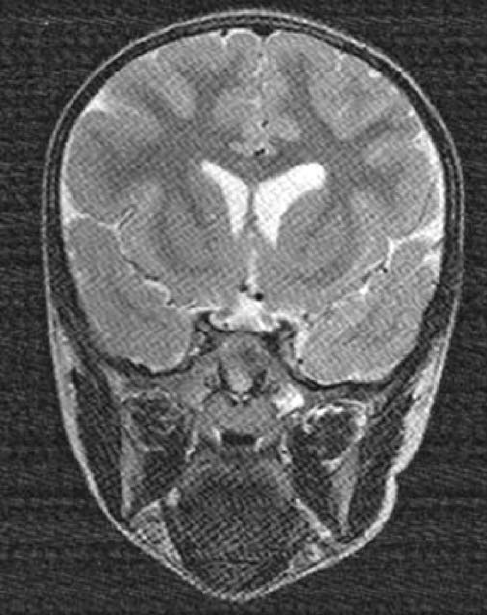
#> input picture lect04_Fourier_transform/brain.png, 487 x 615 px
$ jupyter execute --allow-errors lect4_Fourier_transform.ipynb
#> lines starting #> are read from the running program, lines starting #| are printed output that depends on the picture; after the words box and inside, x2 and y2 are one past the last pixel; in counts of white or black regions, pixels touching at a corner belong together
[cell 1]
import numpy as np
import matplotlib.pyplot as plt
import matplotlib.cm as cm

sin function เหมือน cos

[cell 2]
plt.close('all')

[cell 3]
x = np.arange(0, 4*np.pi, 1.0)

[cell 4]
#first sine funt
y1 = np.sin(x)
y2 = np.cos(x)
y3 = np.sin((np.pi/2)-x)

[cell 5]
#Three subplots sharing both x/y axes
f, (ax1,ax2,ax3) = plt.subplots(3, sharex = True, sharey = True)
ax1.plot(x,y1,color='b')
ax1.set_title('Sin function', fontsize = 18)
ax2.plot(x,y1,color='g')
ax2.set_title('Cos function', fontsize = 18)
ax3.plot(x,y1,color='r')
ax3.set_title('Shift Sin function 90 degree', fontsize = 18)
plt.show()
#> figure, not shown here; panel 3: curve peaks at x = 8, y = 0.989

รวมsin and cosin ความถี่ต่าง

[cell 6]
y_1 = np.sin(x)
y_2 = (1/3)*np.sin(3*x)
y_3 = y_1+y_2

[cell 7]
x2 = np.arange(0, 4*np.pi, 0.1)

[cell 8]
#Three subplots sharing both x/y axes
f, (ax1, ax2, ax3) = plt.subplots(3, sharex=True, sharey=True)
#> (the rest of this cell did not finish here and is left out)

1D Fourier transformation

[cell 9]
plt.close('all') #Close all plot
#Initialize parameter
w = np.pi/2
a=0
signal = []
scale = 0.0001

[cell 10]
#Give range of time from -4pi to 4pi
t= np.arange(-4*np.pi, 4*np.pi, scale)

#Computer function f
for i in np.nditer(t):
  a = a+1
  if (i>= -w/2) and (i<=w/2):
    y=1
  else:
    y=0
  signal.append(y)

x = np.array(signal)

#Theorical
f_theory = 1/t
y_theory = (w/(np.pi*w*f_theory))*np.sin(np.pi*w*f_theory)

#Simulation
dt = t[1]-t[0]
y_simulation = np.fft.fft(x)
f_simulation = np.fft.fftfreq(x.size, d=dt)

[cell 11]
#Three plots
fig = plt.figure(1, figsize=(10,8),frameon=False)
ax1 = fig.add_subplot(131)
ax1.plot(t,x)
ax1.set_xlabel('t',fontsize=18)
ax1.set_ylabel('x(t)', fontsize=18)
ax1.set_title('Original Signal', fontsize=18)
ax1.set_xlim(-10,10) #adjust the max leaving min unchanged

ax2 = fig.add_subplot(132)
ax2.plot(f_theory, np.abs(y_theory),color='g')
ax2.set_xlabel('freq',fontsize=18)
ax2.set_ylabel('Theory_Absolute Y(f)', fontsize=18)
ax2.set_xlim(-5,5)
ax2.set_title('Theory', fontsize=24) #adjust the max leaving min unchanged


ax3 = fig.add_subplot(133)
ax3.plot(f_simulation, np.abs(np.real(y_simulation)*scale),color='r')
ax3.set_xlabel('freq',fontsize=18)
ax3.set_ylabel('Simulation_Absolute Y(f)', fontsize=18)
ax3.set_xlim(-5,5)
ax3.set_title('simulation', fontsize=24) #adjust the max leaving min unchanged
#> figure, not shown here; panel 1: curve peaks at x = -0.785, y = 1

plot

[cell 12]
plt.close('all')

n = 1
scale = 0.0001

t = np.arange(-4*np.pi,4*np.pi,scale)

x = np.sin(2*np.pi*n*t)

dt = t[1] - t[0]
Y_simulation = np.fft.fft(x)
f_simulation = np.fft.fftfreq(x.size, d=dt)

#Three plots
fig = plt.figure(1, figsize=(10,8),frameon=False)
ax1 = fig.add_subplot(121)
ax1.plot(t,x)
ax1.set_xlabel('t',fontsize=18)
ax1.set_ylabel('x(t)', fontsize=18)
ax1.set_title('Original Signal', fontsize=24)
ax1.set_xlim(-2,2) #adjust the max leaving min unchanged

ax3 = fig.add_subplot(122)
ax3.plot(f_simulation, np.abs((Y_simulation)*scale),color='r')
ax3.set_xlabel('freq',fontsize=18)
ax3.set_ylabel('|Y(f)|', fontsize=18)
ax3.set_xlim(-3,3) #adjust the max leaving min unchanged
ax3.set_title('Absolute', fontsize=24)

plt.show()
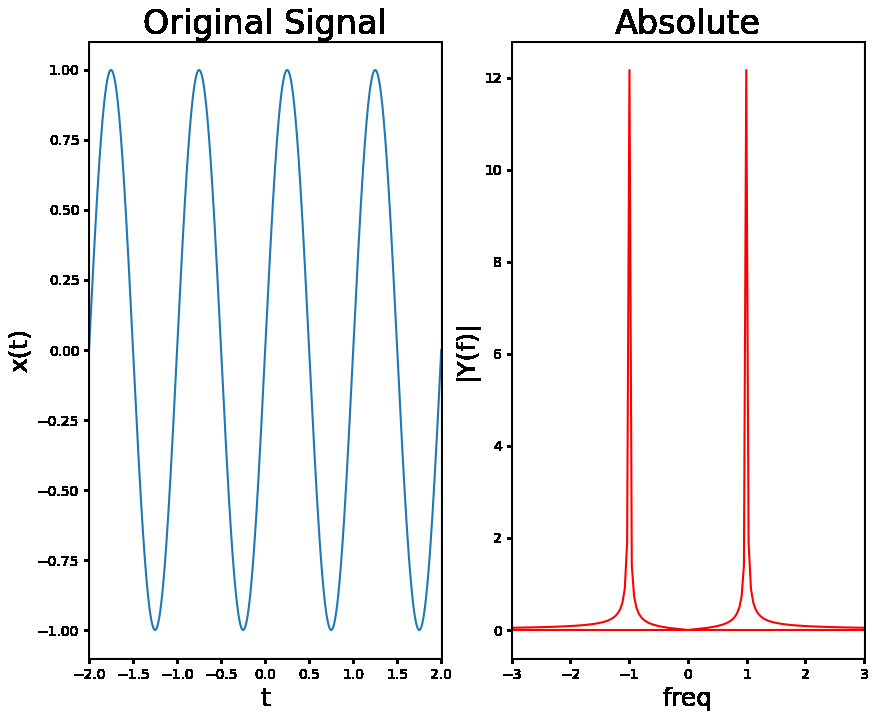
#> figure drawn by matplotlib, 2 panels; panel 1: curve peaks at x = 12.25, y = 1

Sinusoidal waves

[cell 13]
import numpy as np
import matplotlib.pyplot as plt
import matplotlib.cm as cm

[cell 14]
plt.close('all') #Close all plot
N=80

[cell 15]
f, ((ax1), (ax2)) = plt.subplots(1, 2, sharex = 'col', sharey = 'row')
xf = np.zeros((N,N))
xf[10,5] = 1
xf[N-10,N-5] = 1
Z = np.fft.ifftn(xf)
ax1.imshow(xf,cmap=cm.Reds)
ax2.imshow(np.real(Z),cmap=cm.gray)
plt.show()

[cell 16]
f, ((ax1), (ax2)) = plt.subplots(1, 2, sharex = 'col', sharey = 'row')
xf = np.zeros((N,N))
xf[0,5] = 1
xf[0,N-5] = 1
Z = np.fft.ifftn(xf)
ax1.imshow(xf,cmap=cm.Reds)
ax2.imshow(np.real(Z),cmap=cm.gray)
plt.show()
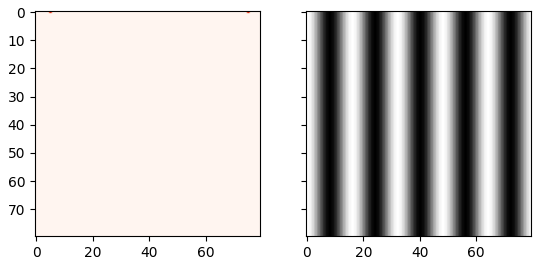
#> figure drawn by matplotlib, 2 panels

Fourier transform pair another example

[cell 17]
import numpy as np
import matplotlib.pyplot as plt
from mpl_toolkits.mplot3d import Axes3D

[cell 18]
from matplotlib import projections #Close all plot
#Initialize paramrter
plt.close('all')

resx = 120
resy = 120
cx = resx/2
cy = resx/2

#Compute function f
fxy =  [[0 for x in range(resx)] for y in range(resy)]

for i in range(resx):
  for k in range(resy):
    if (k>=(cx-10)) and (k<=(cx+10)) and (i>=(cy-5)) and (i<=(cy+5)):
      fxy[i][k]=1
    else:
      fxy[i][k]=0

#Use fftshift to shift low frequency in the center
FS = np.fft.fftn(fxy)
fig = plt.figure(1, figsize=(10,8),frameon=False)
ax1 = fig.add_subplot(131)
ax1.imshow(fxy,cmap='gray')
ax1.set_title('Original Image', fontsize = 24)
#Turn off tick lables
ax1.set_yticklabels([])
ax1.set_xticklabels([])

ax2 = fig.add_subplot(132)
ax2.imshow((np.abs(np.fft.fftshift(FS))))
ax2.set_title('FT',fontsize=24)

ax3 = fig.add_subplot(133,projection='3d')
X = np.arange(0, 120, 1)
Y = np.arange(0, 120, 1)
X,Y = np.meshgrid(X,Y)
surf = ax3.plot_surface(X,Y,(np.abs(np.fft.fftshift(FS))),cmap='seismic')

plt.show()
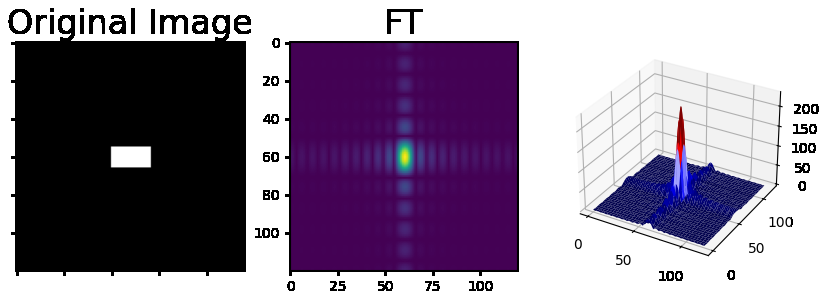
#> figure drawn by matplotlib, 3 panels

processing step

[cell 19]
import numpy as np
import matplotlib.pyplot as plt
import cv2
import math

[cell 20]
from matplotlib.image import imread
#Read image
im = cv2.imread('brain.png',0)
#> im is the input picture: shape (615, 487); min 11, max 255, mean 96.3
#Add zeros padding with (-1)^x+y
nim = np.zeros((2*im.shape[0], 2*im.shape[1]),dtype = im.dtype)
bnim = np.zeros((2*im.shape[0], 2*im.shape[1]),dtype = im.dtype)
for i in range(im.shape[0]):
  for k in range(im.shape[1]):
    nim[i][k] = im[i][k]
    bnim[i][k] = ((-1)**(i+k)*im[i][k])
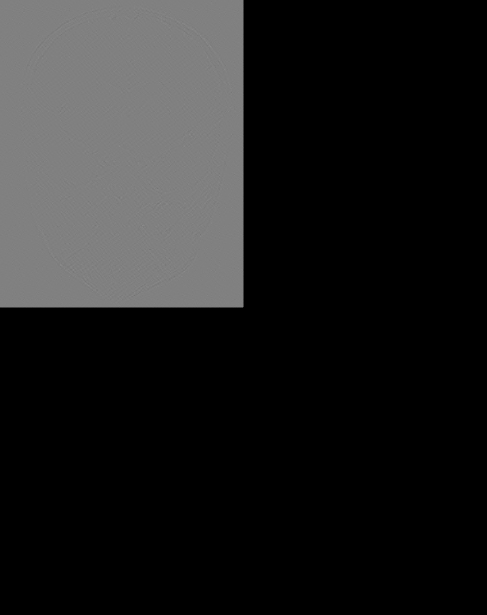
#> bnim: shape (1230, 974) (shown at 1/2 size); min 0, max 255, mean 32
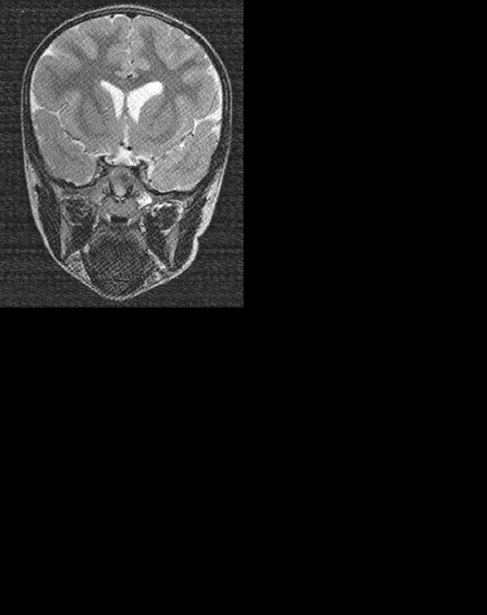
#> nim: shape (1230, 974) (shown at 1/2 size); min 0, max 255, mean 24.1

#Apply fft
FS = np.fft.fft2(bnim)
#Create a filter to keep low frequency, example a bish image in frequency domain
filt = np.zeros((2*im.shape[0],2*im.shape[1]),dtype=im.dtype)
center = (im.shape[1], im.shape[0])
#> center = (487, 615)
radius = 100
cv2.circle(filt, center, radius, (255,255,255),-1)
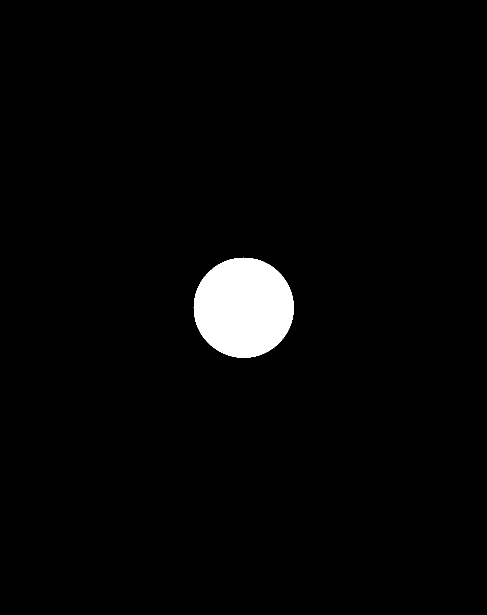
#> filt: shape (1230, 974) (shown at 1/2 size); 2.6% white; 1 white region, box (x1, y1, x2, y2) and area: (387, 515, 588, 716) 31417
#Apply fft
G = filt*FS
gt = np.real(np.fft.ifftn(G))
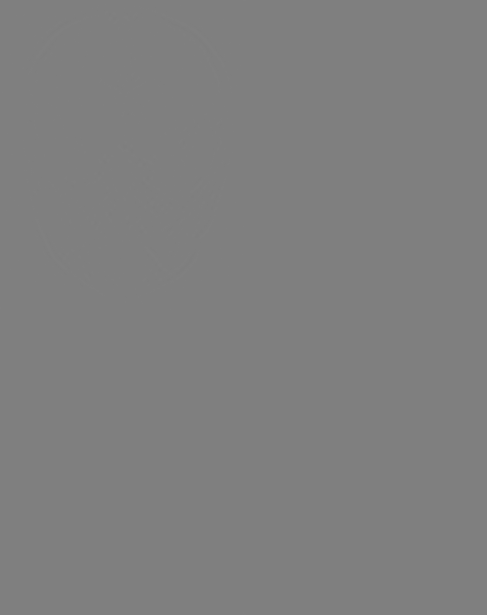
#> gt: shape (1230, 974) float64 (shown at 1/2 size); min -38713.8, max 38738.3, mean 0; drawn with min black and max white
#Multiple with (-1)**(i+k) back
for i in range(gt.shape[0]):
  for k in range(gt.shape[1]):
    gt[i][k] = ((-1)**(i+k))*gt[i][k]
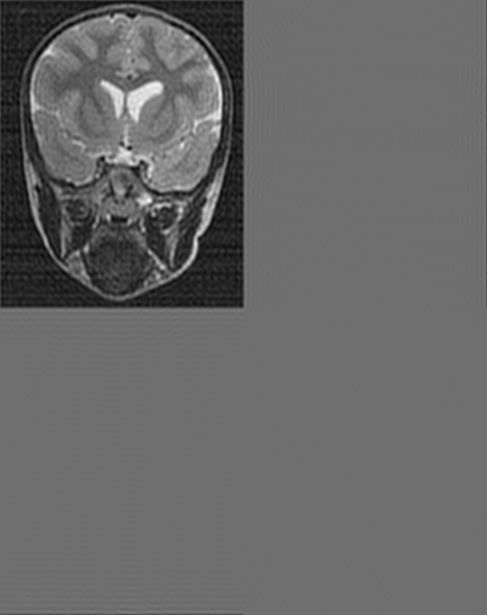
#> gt: shape (1230, 974) float64 (shown at 1/2 size); min -29898.2, max 38738.3, mean -2021.7; drawn with min black and max white

final = np.zeros((im.shape[0],im.shape[1]),dtype = gt.dtype)
for i in range(final.shape[0]):
  for k in range(final.shape[1]):
    final[i][k] = gt[i][k]
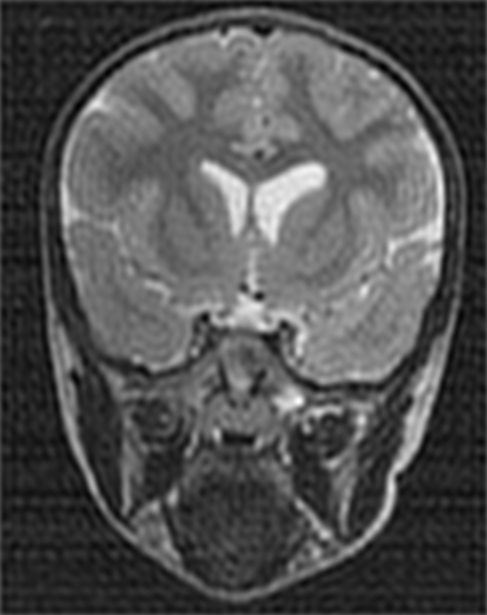
#> final: shape (615, 487) float64; min -29898.2, max 38738.3, mean -7999.5; drawn with min black and max white

plt.subplot(241)
plt.imshow(im,'gray')
plt.title('Oritginal Image', fontsize=10)
plt.axis("off")

plt.subplot(242)
plt.imshow(im,'gray')
plt.title('Zeros Padding Image', fontsize=10)
plt.axis("off")

plt.subplot(243)
plt.imshow(nim,'gray')
plt.title('(-1)^(x+y)', fontsize=10)
plt.axis("off")

plt.subplot(244)
plt.imshow(bnim,'gray')
plt.title('FT', fontsize=10)
plt.axis("off")

plt.subplot(245)
plt.imshow(filt,'gray')
plt.title('Filter', fontsize=10)
plt.axis("off")

plt.subplot(246)
plt.imshow(20*np.log(np.abs(G)+1),'gray')
plt.title('After Filtering', fontsize=10)
plt.axis("off")

plt.subplot(247)
plt.imshow(final,'gray')
plt.title('Final Result', fontsize=10)
plt.axis("off")

plt.show()
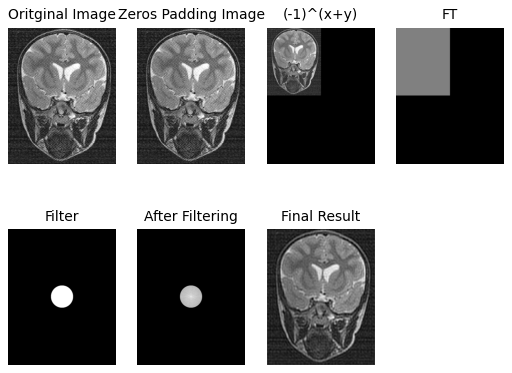
#> figure drawn by matplotlib, 7 panels
